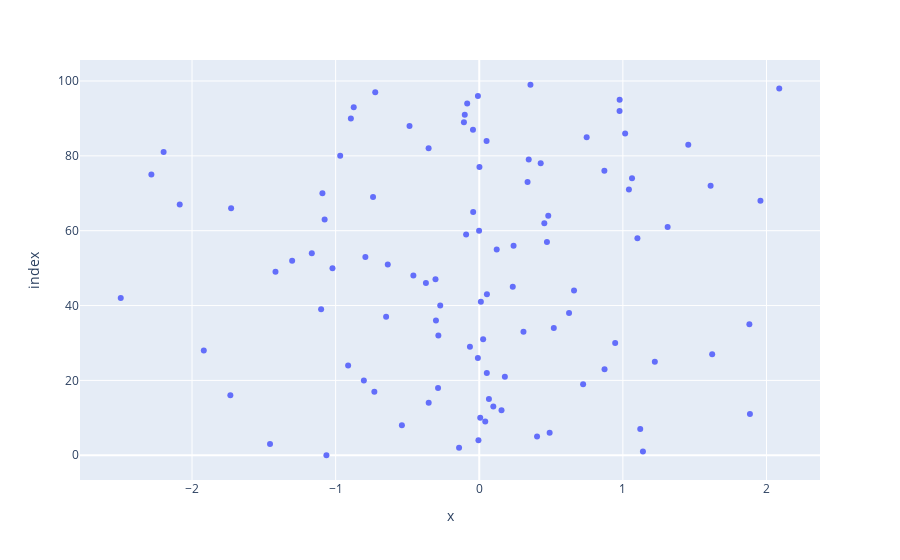

This figure's notebook cell:
### Code cell
'''
@Author: Rashmi
@Date: 2021-10-9 13:33
@Last Modified by: Rashmi
@Last Modified time: 2021-10-9 13:45
@Title :Write a program to draw a scatter plot for random 500 x and y coordinates and style it'''

import numpy as np
import plotly.express as px
import pandas as pd

x_value = np.random.randn(100) 
y_value = np.random.randn(100)
fig = px.scatter(x_value,y_value)
fig.show()

### Figure 1 — Plotly figure (JSON) as saved in the notebook; plotly's stock layout.template omitted (floating-point values rounded to 4 significant figures)
{"data": [{"hovertemplate": "x=%{x}<br>index=%{y}<extra></extra>", "legendgroup": "", "marker": {"color": "#636efa", "symbol": "circle"}, "mode": "markers", "name": "", "orientation": "h", "showlegend": false, "type": "scatter", "x": [-1.064, 1.14, -0.1405, -1.457, -0.00559, 0.4024, 0.4902, 1.121, -0.5386, 0.04183, 0.00677, 1.885, 0.1552, 0.09806, -0.352, 0.06734, -1.733, -0.7304, -0.2869, 0.7232, -0.8035, 0.1783, 0.05272, 0.8725, -0.9129, 1.223, -0.009511, 1.622, -1.918, -0.06491, 0.9465, 0.02707, -0.2848, 0.3079, 0.519, 1.881, -0.3014, -0.6485, 0.6253, -1.101, -0.2717, 0.01122, -2.496, 0.05335, 0.66, 0.2334, -0.3714, -0.3047, -0.4588, -1.419, -1.022, -0.637, -1.303, -0.7929, -1.166, 0.1216, 0.239, 0.4714, 1.101, -0.09154, -0.001119, 1.312, 0.4531, -1.077, 0.4805, -0.04232, -1.728, -2.086, 1.958, -0.7395, -1.092, 1.042, 1.611, 0.3364, 1.064, -2.283, 0.8713, 0.001382, 0.4279, 0.3445, -0.9683, -2.198, -0.3527, 1.455, 0.05108, 0.748, 1.016, -0.04372, -0.4854, -0.1068, -0.894, -0.1009, 0.9769, -0.8741, -0.08401, 0.9776, -0.009265, -0.7242, 2.089, 0.3565], "xaxis": "x", "y": [0, 1, 2, 3, 4, 5, 6, 7, 8, 9, 10, 11, 12, 13, 14, 15, 16, 17, 18, 19, 20, 21, 22, 23, 24, 25, 26, 27, 28, 29, 30, 31, 32, 33, 34, 35, 36, 37, 38, 39, 40, 41, 42, 43, 44, 45, 46, 47, 48, 49, 50, 51, 52, 53, 54, 55, 56, 57, 58, 59, 60, 61, 62, 63, 64, 65, 66, 67, 68, 69, 70, 71, 72, 73, 74, 75, 76, 77, 78, 79, 80, 81, 82, 83, 84, 85, 86, 87, 88, 89, 90, 91, 92, 93, 94, 95, 96, 97, 98, 99], "yaxis": "y"}], "layout": {"legend": {"tracegroupgap": 0}, "margin": {"t": 60}, "xaxis": {"anchor": "y", "domain": [0, 1], "title": {"text": "x"}}, "yaxis": {"anchor": "x", "domain": [0, 1], "title": {"text": "index"}}}}
